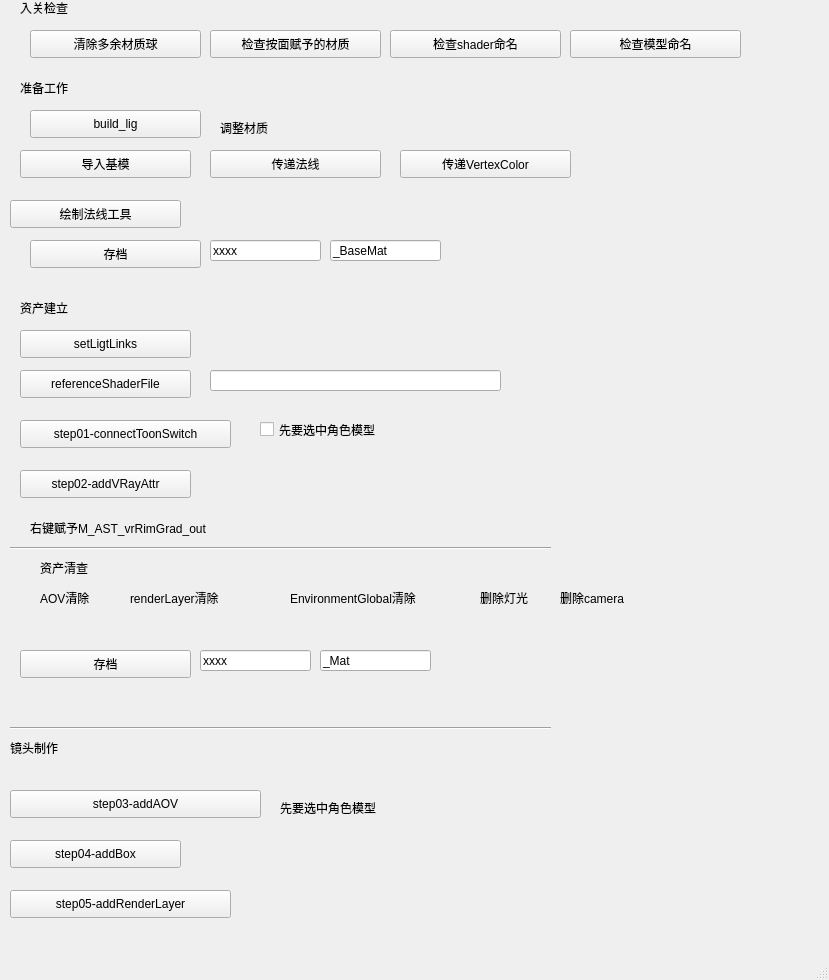
<?xml version="1.0" encoding="UTF-8"?>
<ui version="4.0">
 <class>MainWindow</class>
 <widget class="QMainWindow" name="MainWindow">
  <property name="geometry">
   <rect>
    <x>0</x>
    <y>0</y>
    <width>829</width>
    <height>980</height>
   </rect>
  </property>
  <property name="windowTitle">
   <string>MainWindow</string>
  </property>
  <widget class="QWidget" name="centralwidget">
   <widget class="QPushButton" name="pushButton_2">
    <property name="geometry">
     <rect>
      <x>20</x>
      <y>370</y>
      <width>171</width>
      <height>28</height>
     </rect>
    </property>
    <property name="text">
     <string>referenceShaderFile</string>
    </property>
   </widget>
   <widget class="QPushButton" name="pushButton_3">
    <property name="geometry">
     <rect>
      <x>20</x>
      <y>420</y>
      <width>211</width>
      <height>28</height>
     </rect>
    </property>
    <property name="text">
     <string>step01-connectToonSwitch</string>
    </property>
   </widget>
   <widget class="QPushButton" name="pushButton_4">
    <property name="geometry">
     <rect>
      <x>30</x>
      <y>110</y>
      <width>171</width>
      <height>28</height>
     </rect>
    </property>
    <property name="text">
     <string>build_lig</string>
    </property>
   </widget>
   <widget class="QPushButton" name="pushButton_5">
    <property name="geometry">
     <rect>
      <x>20</x>
      <y>330</y>
      <width>171</width>
      <height>28</height>
     </rect>
    </property>
    <property name="text">
     <string>setLigtLinks</string>
    </property>
   </widget>
   <widget class="QLineEdit" name="lineEdit">
    <property name="geometry">
     <rect>
      <x>210</x>
      <y>370</y>
      <width>291</width>
      <height>21</height>
     </rect>
    </property>
   </widget>
   <widget class="QPushButton" name="pushButton_6">
    <property name="geometry">
     <rect>
      <x>20</x>
      <y>470</y>
      <width>171</width>
      <height>28</height>
     </rect>
    </property>
    <property name="text">
     <string>step02-addVRayAttr</string>
    </property>
   </widget>
   <widget class="QPushButton" name="pushButton_7">
    <property name="geometry">
     <rect>
      <x>10</x>
      <y>790</y>
      <width>251</width>
      <height>28</height>
     </rect>
    </property>
    <property name="text">
     <string>step03-addAOV</string>
    </property>
   </widget>
   <widget class="Line" name="line">
    <property name="geometry">
     <rect>
      <x>10</x>
      <y>720</y>
      <width>541</width>
      <height>16</height>
     </rect>
    </property>
    <property name="orientation">
     <enum>Qt::Horizontal</enum>
    </property>
   </widget>
   <widget class="QPushButton" name="pushButton_8">
    <property name="geometry">
     <rect>
      <x>10</x>
      <y>840</y>
      <width>171</width>
      <height>28</height>
     </rect>
    </property>
    <property name="text">
     <string>step04-addBox</string>
    </property>
   </widget>
   <widget class="QPushButton" name="pushButton_9">
    <property name="geometry">
     <rect>
      <x>10</x>
      <y>890</y>
      <width>221</width>
      <height>28</height>
     </rect>
    </property>
    <property name="text">
     <string>step05-addRenderLayer</string>
    </property>
   </widget>
   <widget class="QLabel" name="label_2">
    <property name="geometry">
     <rect>
      <x>280</x>
      <y>800</y>
      <width>151</width>
      <height>16</height>
     </rect>
    </property>
    <property name="text">
     <string>先要选中角色模型</string>
    </property>
   </widget>
   <widget class="QLabel" name="label_3">
    <property name="geometry">
     <rect>
      <x>10</x>
      <y>740</y>
      <width>151</width>
      <height>16</height>
     </rect>
    </property>
    <property name="text">
     <string>镜头制作</string>
    </property>
   </widget>
   <widget class="QLabel" name="label_4">
    <property name="geometry">
     <rect>
      <x>20</x>
      <y>300</y>
      <width>151</width>
      <height>16</height>
     </rect>
    </property>
    <property name="text">
     <string>资产建立</string>
    </property>
   </widget>
   <widget class="Line" name="line_2">
    <property name="geometry">
     <rect>
      <x>10</x>
      <y>540</y>
      <width>541</width>
      <height>16</height>
     </rect>
    </property>
    <property name="orientation">
     <enum>Qt::Horizontal</enum>
    </property>
   </widget>
   <widget class="QLabel" name="label_5">
    <property name="geometry">
     <rect>
      <x>40</x>
      <y>560</y>
      <width>151</width>
      <height>16</height>
     </rect>
    </property>
    <property name="text">
     <string>资产清查</string>
    </property>
   </widget>
   <widget class="QPushButton" name="pushButton_10">
    <property name="geometry">
     <rect>
      <x>20</x>
      <y>150</y>
      <width>171</width>
      <height>28</height>
     </rect>
    </property>
    <property name="text">
     <string>导入基模</string>
    </property>
   </widget>
   <widget class="QPushButton" name="pushButton_11">
    <property name="geometry">
     <rect>
      <x>210</x>
      <y>150</y>
      <width>171</width>
      <height>28</height>
     </rect>
    </property>
    <property name="text">
     <string>传递法线</string>
    </property>
   </widget>
   <widget class="QPushButton" name="pushButton_12">
    <property name="geometry">
     <rect>
      <x>400</x>
      <y>150</y>
      <width>171</width>
      <height>28</height>
     </rect>
    </property>
    <property name="text">
     <string>传递VertexColor</string>
    </property>
   </widget>
   <widget class="QPushButton" name="pushButton_13">
    <property name="geometry">
     <rect>
      <x>10</x>
      <y>200</y>
      <width>171</width>
      <height>28</height>
     </rect>
    </property>
    <property name="text">
     <string>绘制法线工具</string>
    </property>
   </widget>
   <widget class="QPushButton" name="pushButton_14">
    <property name="geometry">
     <rect>
      <x>30</x>
      <y>30</y>
      <width>171</width>
      <height>28</height>
     </rect>
    </property>
    <property name="text">
     <string>清除多余材质球</string>
    </property>
   </widget>
   <widget class="QPushButton" name="pushButton_15">
    <property name="geometry">
     <rect>
      <x>210</x>
      <y>30</y>
      <width>171</width>
      <height>28</height>
     </rect>
    </property>
    <property name="text">
     <string>检查按面赋予的材质</string>
    </property>
   </widget>
   <widget class="QLabel" name="label_6">
    <property name="geometry">
     <rect>
      <x>20</x>
      <y>0</y>
      <width>151</width>
      <height>16</height>
     </rect>
    </property>
    <property name="text">
     <string>入关检查 </string>
    </property>
   </widget>
   <widget class="QLabel" name="label_7">
    <property name="geometry">
     <rect>
      <x>20</x>
      <y>80</y>
      <width>151</width>
      <height>16</height>
     </rect>
    </property>
    <property name="text">
     <string>准备工作</string>
    </property>
   </widget>
   <widget class="QLabel" name="label_8">
    <property name="geometry">
     <rect>
      <x>220</x>
      <y>120</y>
      <width>151</width>
      <height>16</height>
     </rect>
    </property>
    <property name="text">
     <string>调整材质</string>
    </property>
   </widget>
   <widget class="QPushButton" name="pushButton_16">
    <property name="geometry">
     <rect>
      <x>390</x>
      <y>30</y>
      <width>171</width>
      <height>28</height>
     </rect>
    </property>
    <property name="text">
     <string>检查shader命名</string>
    </property>
   </widget>
   <widget class="QPushButton" name="pushButton_17">
    <property name="geometry">
     <rect>
      <x>570</x>
      <y>30</y>
      <width>171</width>
      <height>28</height>
     </rect>
    </property>
    <property name="text">
     <string>检查模型命名</string>
    </property>
   </widget>
   <widget class="QLabel" name="label_9">
    <property name="geometry">
     <rect>
      <x>40</x>
      <y>590</y>
      <width>151</width>
      <height>16</height>
     </rect>
    </property>
    <property name="text">
     <string>AOV清除</string>
    </property>
   </widget>
   <widget class="QLabel" name="label_10">
    <property name="geometry">
     <rect>
      <x>130</x>
      <y>590</y>
      <width>151</width>
      <height>16</height>
     </rect>
    </property>
    <property name="text">
     <string>renderLayer清除</string>
    </property>
   </widget>
   <widget class="QLabel" name="label_11">
    <property name="geometry">
     <rect>
      <x>290</x>
      <y>590</y>
      <width>181</width>
      <height>16</height>
     </rect>
    </property>
    <property name="text">
     <string>EnvironmentGlobal清除</string>
    </property>
   </widget>
   <widget class="QLabel" name="label_12">
    <property name="geometry">
     <rect>
      <x>480</x>
      <y>590</y>
      <width>81</width>
      <height>16</height>
     </rect>
    </property>
    <property name="text">
     <string>删除灯光</string>
    </property>
   </widget>
   <widget class="QLabel" name="label_13">
    <property name="geometry">
     <rect>
      <x>560</x>
      <y>590</y>
      <width>81</width>
      <height>16</height>
     </rect>
    </property>
    <property name="text">
     <string>删除camera</string>
    </property>
   </widget>
   <widget class="QPushButton" name="pushButton_18">
    <property name="geometry">
     <rect>
      <x>30</x>
      <y>240</y>
      <width>171</width>
      <height>28</height>
     </rect>
    </property>
    <property name="text">
     <string>存档</string>
    </property>
   </widget>
   <widget class="QLineEdit" name="lineEdit_2">
    <property name="geometry">
     <rect>
      <x>210</x>
      <y>240</y>
      <width>111</width>
      <height>21</height>
     </rect>
    </property>
    <property name="text">
     <string>xxxx</string>
    </property>
   </widget>
   <widget class="QLineEdit" name="lineEdit_3">
    <property name="geometry">
     <rect>
      <x>330</x>
      <y>240</y>
      <width>111</width>
      <height>21</height>
     </rect>
    </property>
    <property name="text">
     <string>_BaseMat</string>
    </property>
   </widget>
   <widget class="QCheckBox" name="checkBox">
    <property name="geometry">
     <rect>
      <x>260</x>
      <y>420</y>
      <width>181</width>
      <height>19</height>
     </rect>
    </property>
    <property name="text">
     <string>先要选中角色模型</string>
    </property>
   </widget>
   <widget class="QLabel" name="label_14">
    <property name="geometry">
     <rect>
      <x>30</x>
      <y>520</y>
      <width>271</width>
      <height>16</height>
     </rect>
    </property>
    <property name="text">
     <string>右键赋予M_AST_vrRimGrad_out</string>
    </property>
   </widget>
   <widget class="QPushButton" name="pushButton_19">
    <property name="geometry">
     <rect>
      <x>20</x>
      <y>650</y>
      <width>171</width>
      <height>28</height>
     </rect>
    </property>
    <property name="text">
     <string>存档</string>
    </property>
   </widget>
   <widget class="QLineEdit" name="lineEdit_4">
    <property name="geometry">
     <rect>
      <x>320</x>
      <y>650</y>
      <width>111</width>
      <height>21</height>
     </rect>
    </property>
    <property name="text">
     <string>_Mat</string>
    </property>
   </widget>
   <widget class="QLineEdit" name="lineEdit_5">
    <property name="geometry">
     <rect>
      <x>200</x>
      <y>650</y>
      <width>111</width>
      <height>21</height>
     </rect>
    </property>
    <property name="text">
     <string>xxxx</string>
    </property>
   </widget>
  </widget>
  <widget class="QMenuBar" name="menubar">
   <property name="geometry">
    <rect>
     <x>0</x>
     <y>0</y>
     <width>829</width>
     <height>26</height>
    </rect>
   </property>
  </widget>
  <widget class="QStatusBar" name="statusbar"/>
 </widget>
 <resources/>
 <connections/>
</ui>
